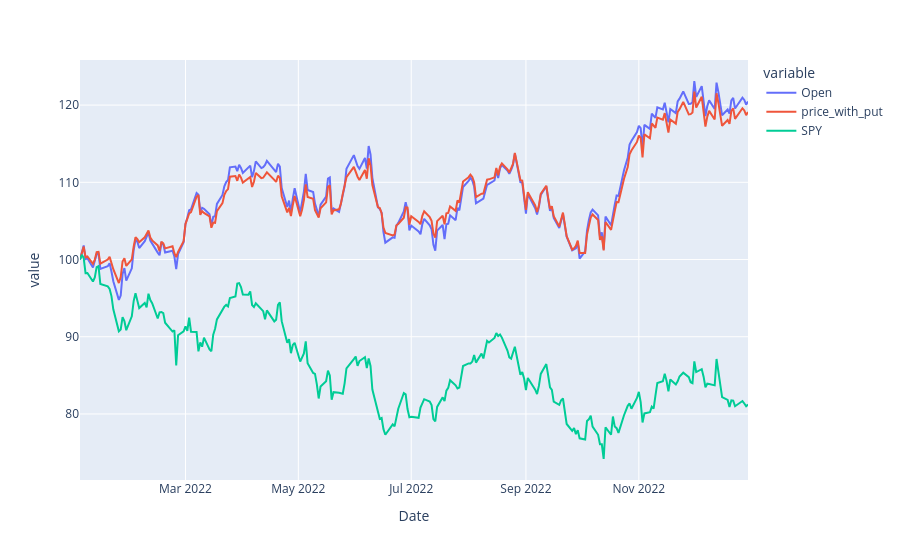

Write notebook code for a chart like this one.
### Markdown cell above
### Adding comparison + normalizing returns

### Code cell
benchmark_ticker = 'SPY'

init_df[benchmark_ticker] = yf.Ticker(benchmark_ticker) \
                            .history(start = end, 
                                     end = end+relativedelta(months=3*(num_quarters+1))).Open

init_df /= init_df.iloc[0]/100

px.line(init_df)

### Figure 1 — Plotly figure (JSON) as saved in the notebook; plotly's stock layout.template omitted (floating-point values rounded to 4 significant figures; data arrays with more than 128 entries replaced by an {"elided": "..."} marker saying what was removed)
{"data": [{"hovertemplate": "variable=Open<br>Date=%{x}<br>value=%{y}<extra></extra>", "legendgroup": "Open", "line": {"color": "#636efa", "dash": "solid"}, "marker": {"symbol": "circle"}, "mode": "lines", "name": "Open", "orientation": "v", "showlegend": true, "type": "scatter", "x": {"elided": "253 str values"}, "xaxis": "x", "y": {"elided": "253 float values"}, "yaxis": "y"}, {"hovertemplate": "variable=price_with_put<br>Date=%{x}<br>value=%{y}<extra></extra>", "legendgroup": "price_with_put", "line": {"color": "#EF553B", "dash": "solid"}, "marker": {"symbol": "circle"}, "mode": "lines", "name": "price_with_put", "orientation": "v", "showlegend": true, "type": "scatter", "x": {"elided": "253 str values"}, "xaxis": "x", "y": {"elided": "253 float values"}, "yaxis": "y"}, {"hovertemplate": "variable=SPY<br>Date=%{x}<br>value=%{y}<extra></extra>", "legendgroup": "SPY", "line": {"color": "#00cc96", "dash": "solid"}, "marker": {"symbol": "circle"}, "mode": "lines", "name": "SPY", "orientation": "v", "showlegend": true, "type": "scatter", "x": {"elided": "253 str values"}, "xaxis": "x", "y": {"elided": "253 float values"}, "yaxis": "y"}], "layout": {"legend": {"title": {"text": "variable"}, "tracegroupgap": 0}, "margin": {"t": 60}, "xaxis": {"anchor": "y", "domain": [0, 1], "title": {"text": "Date"}}, "yaxis": {"anchor": "x", "domain": [0, 1], "title": {"text": "value"}}}}
